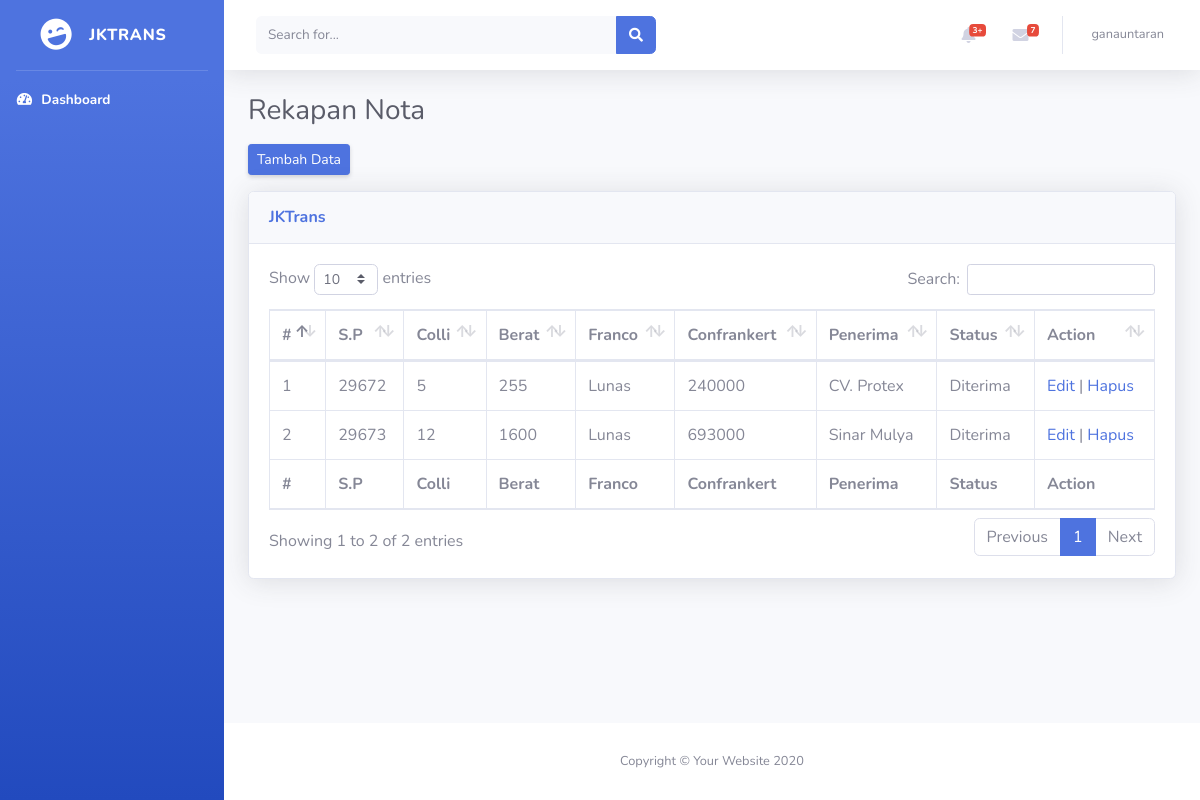
Page /dashboard.php (signed in) on the committed database.
### tables this page shows
CREATE TABLE `note` (
  `id` int(11) NOT NULL,
  `sp` varchar(6) NOT NULL,
  `colli` varchar(11) NOT NULL,
  `berat` float NOT NULL,
  `franco` tinyint(1) NOT NULL,
  `confrankert` float NOT NULL,
  `penerima` varchar(255) NOT NULL,
  `status` varchar(255) NOT NULL
);

### dashboard.php (the view, shortened to what this page needs)
<?php
include "header.php";
?>
                <div class="container-fluid">
                    <h1 class="h3 mb-2 text-gray-800">Rekapan Nota</h1>
                    <div class="button mt-3 mb-3">
                    <a href="addNote.php" class="d-none d-sm-inline-block btn btn-sm btn-primary shadow-sm "> Tambah Data</a>
                    </div>
                    <div class="card shadow mb-4">
                        <div class="card-header py-3">
                            <h6 class="m-0 font-weight-bold text-primary">JKTrans</h6>
                        </div>
                        <div class="card-body">
                            <div class="table-responsive">
                                <table class="table table-bordered" id="dataTable" width="100%" cellspacing="0">
                                    <thead>
                                        <tr>
                                            <th>#</th>
                                            <th>S.P</th>
                                            <th>Colli</th>
                                            <th>Berat</th>
                                            <th>Franco</th>
                                            <th>Confrankert</th>
                                            <th>Penerima</th>
                                            <th>Status</th>
                                            <th>Action</th>
                                        </tr>
                                    </thead>
                                    <tbody>
                                    <?php
                                        include "connection.php";
                                        $query = "SELECT * FROM note";
                                        $row = mysqli_query($connect, $query);
                                        $no = 1;
                                        while($data = mysqli_fetch_array($row)){
                                        ?>
                                        <tr>
                                        <td> <?= $no++; ?></td>
                                        <td> <?= $data['sp']; ?></td>
                                        <td> <?= $data['colli']; ?></td>
                                        <td> <?= $data['berat']; ?></td>
                                        <td> <?php $fr = $data['franco'];
                                            if ($fr == 1 ){
                                                echo "Lunas";
                                            }else{
                                                echo "Belum lunas";
                                            }
                                        ?></td>
                                        <td> <?= $data['confrankert']; ?></td>
                                        <td> <?= $data['penerima']; ?></td>
                                        <td> <?= $data['status']; ?></td>
                                        <td>
                                        <a class="edit" href="edit.php?id=<?=$data['id'];?>">Edit</a> |
                                        <a class="hapus" href="delete.php?id=<?= $data['id']; ?>">Hapus</a>
                                        </td>
                                        </tr>
                                        <?php
                                        } ?>
                                    </tbody>
                                    <tfoot>
                                        <tr>
                                            <th>#</th>
                                            <th>S.P</th>
                                            <th>Colli</th>
                                            <th>Berat</th>
                                            <th>Franco</th>
                                            <th>Confrankert</th>
                                            <th>Penerima</th>
                                            <th>Status</th>
                                            <th>Action</th>
                                        </tr>
                                    </tfoot>
                                </table>
                            </div>
                        </div>
                    </div>
                </div>
            </div>
            <footer class="sticky-footer bg-white">
                <div class="container my-auto">
                    <div class="copyright text-center my-auto">
                        <span>Copyright &copy; Your Website 2020</span>
                    </div>
                </div>
            </footer>
        </div>
    </div>
<?php
include "footer.php";
?>

### header.php (shortened to what this page needs)
<?php
if(!isset($_SESSION["username"])){
    header('Location: index.php');
}else{
    $username = $_SESSION["username"];
}
?>
<!DOCTYPE html>
<html lang="en">
<head>
    <link href="http://localhost/JKTrans_Gana/asset/vendor/fontawesome-free/css/all.min.css" rel="stylesheet" type="text/css">
    <link href="http://localhost/JKTrans_Gana/asset/css/sb-admin-2.min.css" rel="stylesheet">
    <link href="http://localhost/JKTrans_Gana/asset/vendor/datatables/dataTables.bootstrap4.min.css" rel="stylesheet">
</head>
<body id="page-top">
    <div id="wrapper">
        <ul class="navbar-nav bg-gradient-primary sidebar sidebar-dark accordion" id="accordionSidebar">
            <a class="sidebar-brand d-flex align-items-center justify-content-center" href="index.html">
                <div class="sidebar-brand-icon rotate-n-15">
                    <i class="fas fa-laugh-wink"></i>
                </div>
                <div class="sidebar-brand-text mx-3">JKTrans</div>
            </a>
            <hr class="sidebar-divider my-0">
            <li class="nav-item active">
                <a class="nav-link" href="dashboard.php">
                    <i class="fas fa-fw fa-tachometer-alt"></i>
                    <span>Dashboard</span></a>
            </li>
        </ul>
        <div id="content-wrapper" class="d-flex flex-column">
            <div id="content">
                <nav class="navbar navbar-expand navbar-light bg-white topbar mb-4 static-top shadow">
                    <form
                        class="d-none d-sm-inline-block form-inline mr-auto ml-md-3 my-2 my-md-0 mw-100 navbar-search">
                        <div class="input-group">
                            <input type="text" class="form-control bg-light border-0 small" placeholder="Search for..."
                                aria-label="Search" aria-describedby="basic-addon2">
                            <div class="input-group-append">
                                <button class="btn btn-primary" type="button">
                                    <i class="fas fa-search fa-sm"></i>
                                </button>
                            </div>
                        </div>
                    </form>
                    <ul class="navbar-nav ml-auto">
                        <li class="nav-item dropdown no-arrow mx-1">
                            <a class="nav-link dropdown-toggle" href="#" id="alertsDropdown" role="button"
                                data-toggle="dropdown" aria-haspopup="true" aria-expanded="false">
                                <i class="fas fa-bell fa-fw"></i>
                                <span class="badge badge-danger badge-counter">3+</span>
                            </a>
                        </li>
                        <li class="nav-item dropdown no-arrow mx-1">
                            <a class="nav-link dropdown-toggle" href="#" id="messagesDropdown" role="button"
                                data-toggle="dropdown" aria-haspopup="true" aria-expanded="false">
                                <i class="fas fa-envelope fa-fw"></i>
                                <span class="badge badge-danger badge-counter">7</span>
                            </a>
                        </li>
                        <li class="nav-item dropdown no-arrow">
                            <a class="nav-link dropdown-toggle" href="#" id="userDropdown" role="button"
                                data-toggle="dropdown" aria-haspopup="true" aria-expanded="false">
                                <span class="mr-2 d-none d-lg-inline text-gray-600 small"><?= $username ?></span>
                            </a>
                        </li>
                    </ul>
                </nav>

### footer.php (shortened to what this page needs)
</body>
</html>

### rows in the picture
note: sp "29672", colli "5", berat "255", franco "Lunas", confrankert "240000", penerima "CV. Protex", status "Diterima"
note: sp "29673", colli "12", berat "1600", franco "Lunas", confrankert "693000", penerima "Sinar Mulya", status "Diterima"

### other values in the picture
$username "ganauntaran"
